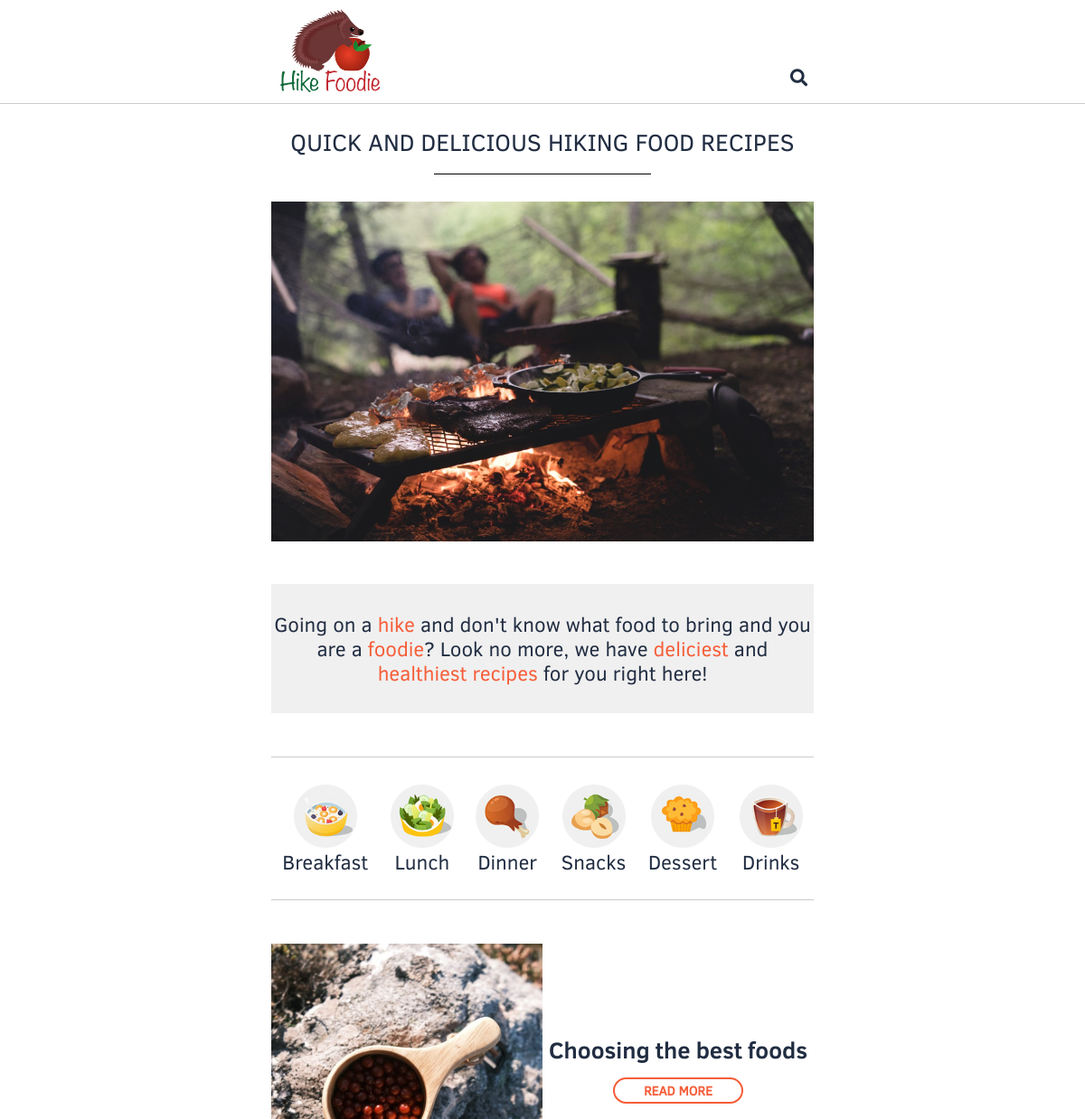
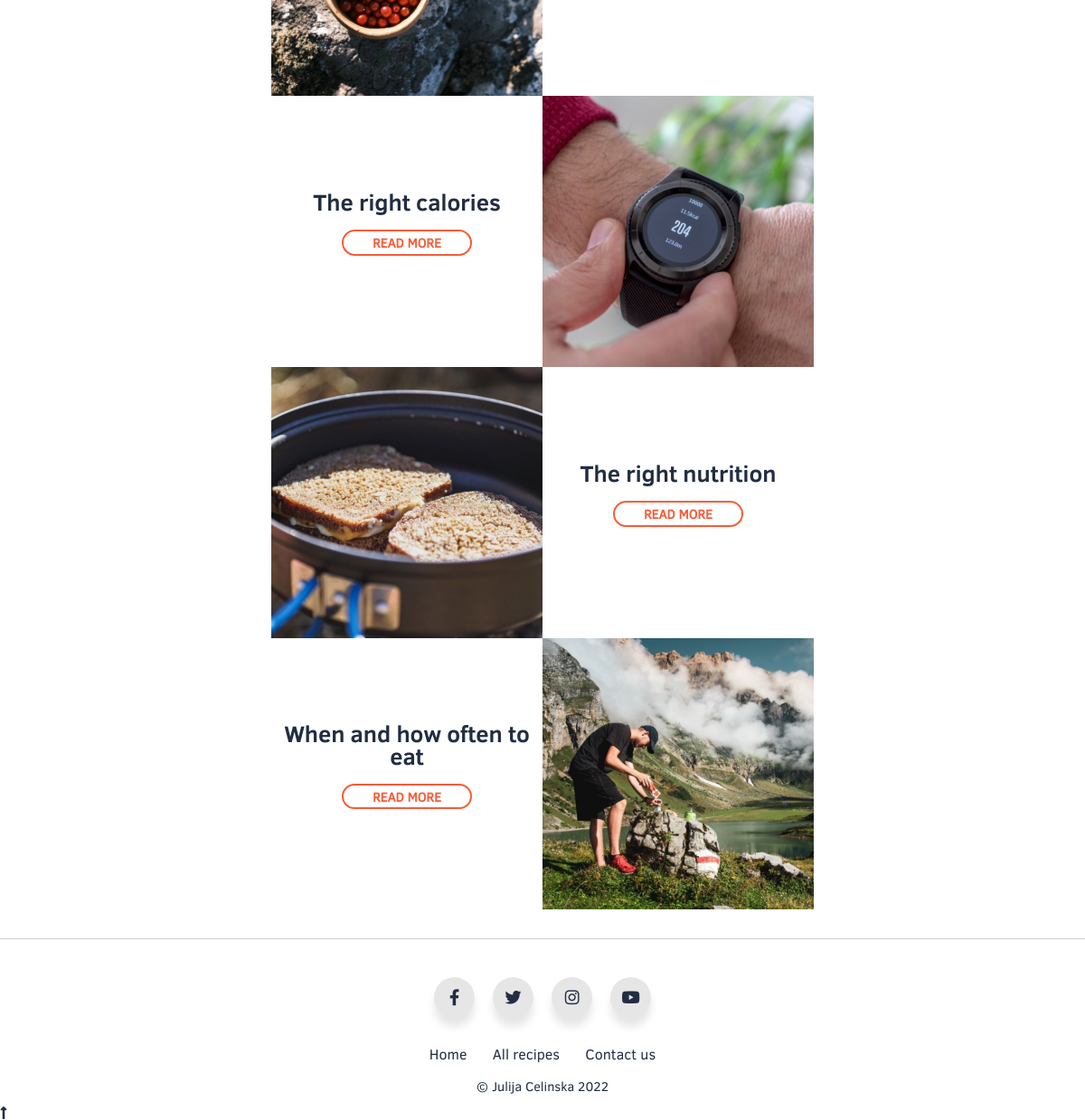
The page / on the database its author committed (2 pictures, top to bottom).
### tables this page shows
CREATE TABLE `images` (
  `image_id` INT(30) NOT NULL AUTO_INCREMENT UNIQUE,
  `image_file_name` VARCHAR(100) NOT NULL,
  `image_description` VARCHAR(100) NULL,
  `image_href` VARCHAR(100) NULL,
  `image_alt` VARCHAR(100) NOT NULL,
  `imagetype_id` INT(30) NOT NULL,
  `content_id` INT(30) NULL,
  PRIMARY KEY (`image_id`),
  FOREIGN KEY(`content_id`) REFERENCES content(`content_id`),
  FOREIGN KEY(`imagetype_id`) REFERENCES imagetype(`imagetype_id`)
);

CREATE TABLE `contentcategorytype` (
  `contentcategorytype_id` INT(30) NOT NULL AUTO_INCREMENT UNIQUE,
  `category_id` INT(30) NOT NULL,
  `content_id` INT(30) NOT NULL,
  `contenttype_id` INT(30) NOT NULL,
  PRIMARY KEY (`contentcategorytype_id`),
  FOREIGN KEY(`category_id`) REFERENCES category(`category_id`),
  FOREIGN KEY(`content_id`) REFERENCES content(`content_id`),
  FOREIGN KEY(`contenttype_id`) REFERENCES contenttype(`contenttype_id`)
);

CREATE TABLE `content` (
  `content_id` INT(30) NOT NULL AUTO_INCREMENT UNIQUE,
  `title` VARCHAR(100) NOT NULL,
  `description` VARCHAR(300) NOT NULL,
  `content` TEXT NOT NULL,
  `content_timestamp` TIMESTAMP DEFAULT CURRENT_TIMESTAMP,
  PRIMARY KEY (`content_id`)
);

### index.php (the view)
<?php
    include 'header.php';
    include "connect.php";
?>
<div class="wrapper">
    <main class="home-page">
        <?php
            $heading_sql = "SELECT content.content_id, content.title, content.description, content.content, category.category_name, contentcategorytype.contenttype_id
            FROM `contentcategorytype`
                INNER JOIN content ON content.content_id=contentcategorytype.content_id
                INNER JOIN category ON category.category_id=contentcategorytype.category_id
                INNER JOIN contenttype ON contenttype.contenttype_id=contentcategorytype.contenttype_id
            WHERE category.category_id = '1' AND contentcategorytype.contenttype_id = '1' LIMIT 1";
            $heading_result = mysqli_query($connection ,$heading_sql) or die("Home page query failed");
            $heading_result_fetch = mysqli_fetch_array($heading_result);
            $heading_h1 = '';
            $heading_h2 = '';
            if(mysqli_num_rows($heading_result) > 0)
            {
                $heading_h1 = $heading_result_fetch['title'];
                $heading_h2 = $heading_result_fetch['content'];
            }
            echo '<div class="heading"><h1>'.$heading_h1.'</h1></div>';
        ?>
        <?php
            $images_sql = "SELECT image_file_name, image_href, image_alt FROM `images`
                            WHERE imagetype_id = 5 LIMIT 1";
            $images_result = mysqli_query($connection ,$images_sql) or die("Query failed");
            $images_result_fetch = mysqli_fetch_array($images_result);
            if(mysqli_num_rows($images_result) > 0)
            {
                echo '<img src="./images/'.$images_result_fetch['image_file_name'].'" alt="'.$images_result_fetch['image_alt'].'">';
            }
            else
            {
                echo '<img src="./images/image_not_available.png" alt="Image not available error">';
            }
            echo '<h2>'.$heading_h2.'</h2>';
        ?>
        <div class="icon-row">
            <?php
                $icons_sql = "SELECT image_file_name, image_description, image_href, image_alt FROM `images` WHERE imagetype_id = '4'";
                $icons_result = mysqli_query($connection ,$icons_sql) or die("Icons query failed");
                if(mysqli_num_rows($icons_result) > 0)
                {
                    while($row = mysqli_fetch_assoc($icons_result))
                    {
                        echo '<div class="icon">
                        <a href="'.$row['image_href'].'">
                        <img src="./images/'.$row['image_file_name'].'" alt="'.$images_result_fetch['image_alt'].'">
                        </a>
                        <a href="'.$row['image_href'].'">
                        <h3>'.$row['image_description'].'</h3>
                        </a>
                        </div>';
                    }
                }
            ?>
        </div>
        <?php
            $content_sql = "SELECT content.content_id, content.title, content.description, content.content, category.category_name, contentcategorytype.contenttype_id
            FROM `contentcategorytype`
                INNER JOIN content ON content.content_id=contentcategorytype.content_id
                INNER JOIN category ON category.category_id=contentcategorytype.category_id
                INNER JOIN contenttype ON contenttype.contenttype_id=contentcategorytype.contenttype_id
            WHERE category.category_id = '2' AND contentcategorytype.contenttype_id = '3'";
            $content_result = mysqli_query($connection ,$content_sql) or die("Home page query failed");
            if(mysqli_num_rows($content_result) > 0)
            {
                while($row = mysqli_fetch_assoc($content_result))
                {
                    $content_id = $row['content_id'];
                    $images_sql = "SELECT image_file_name, image_alt FROM `images`
                            WHERE content_id = '$content_id' AND imagetype_id = 2 LIMIT 1";
                    $images_result = mysqli_query($connection ,$images_sql) or die("Query failed 1.3");
                    $images_result_fetch = mysqli_fetch_array($images_result);
                    $content_img = '';
                    if(mysqli_num_rows($images_result) > 0)
                    {
                        $content_img = '<div class="column"><img class="home-img" src="./images/'.$images_result_fetch['image_file_name'].'" alt="'.$images_result_fetch['image_alt'].'"></div>';
                    }
                    if ($content_id % 2 != 0)
                    {
                        echo '<div class="row">
                        <div class="column">
                        <h2>'.$row['title'].'</h2>
                        <div class="readmore-button">
                        <a href="detail.php?content_id='.$content_id.'">Read more</a>
                        </div>
                        </div>'
                        .$content_img.
                        '</div>';
                    }
                    else {
                        echo '<div class="row">'
                        .$content_img.
                        '<div class="column">
                        <h2>'.$row['title'].'</h2>
                        <div class="readmore-button">
                        <a href="detail.php?content_id='.$content_id.'">Read more</a>
                        </div>
                        </div>
                        </div>';
                    }
                }
            }
        ?>
    </main>
</div>
<?php include 'footer.php'; ?>

### header.php (shortened to what this page needs)
<!DOCTYPE html>
<html lang="en">
    <head>
        <link rel="stylesheet" href="style/style.css?version=38">
        <link rel="stylesheet" href="https://cdnjs.cloudflare.com/ajax/libs/font-awesome/4.7.0/css/font-awesome.min.css">
        <link rel='stylesheet' href='https://cdnjs.cloudflare.com/ajax/libs/font-awesome/5.15.1/css/all.min.css'>
    </head>
	<body>
        <header id="header-1" class="header">
            <div class="container">
                <?php
                    include 'connect.php';
                    $images_sql = "SELECT image_file_name, image_href, image_alt FROM `images`
                                    WHERE imagetype_id = 1 LIMIT 1";
                    $images_result = mysqli_query($connection ,$images_sql) or die("Query failed");
                    $images_result_fetch = mysqli_fetch_array($images_result);
                    if(mysqli_num_rows($images_result) > 0)
                    {
                        echo '<a href="'.$images_result_fetch['image_href'].'"><img src="./images/'.$images_result_fetch['image_file_name'].'" alt="'.$images_result_fetch['image_alt'].'"></a>';
                    }
                    else
                    {
                        echo '<a href="'.$images_result_fetch['image_href'].'"><img src="./images/image_not_available.png" alt="Image not available error"></a>';
                    }
                ?>
                <div class="search-form-container">
                    <form class="search-form" action="./search.php" autocomplete="on">
                        <input id="search" name="search" type="text" placeholder="What are you looking for?">
                        <button class="search-button" type="submit"><i class="fa fa-search fa-2x"></i></button>
                    </form>
                </div>
            </div>
        </header>

### style/style.css (style rules this page uses)
html, body, div, span, applet, object, iframe, h1, h2, h3, h4, h5, h6, p, blockquote, pre, a, abbr, acronym, address, big, cite, code, del, dfn, em, img, ins, kbd, q, s, samp, small, strike, strong, sub, sup, tt, var, b, u, i, center, dl, dt, dd, ol, ul, li, fieldset, form, label, legend, table, caption, tbody, tfoot, thead, tr, th, td, article, aside, canvas, details, embed, figure, figcaption, footer, header, hgroup, menu, nav, output, ruby, section, summary, time, mark, audio, video { margin: 0; padding: 0; border: 0; font-size: 100%; font: inherit; vertical-align: baseline; }
article, aside, details, figcaption, figure, footer, header, hgroup, menu, nav, section { display: block; }
body { line-height: 1; }
body, html { max-width: 3000px; min-height: 100vh; margin: auto; font-family: ClearSansRegular; color: #212d42; display: flex; flex-direction: column; width: 100vw; }
main { padding-bottom: 2em; }
main, .container { width: 90vw; margin: auto; }
.heading { z-index : -1; position: relative; font-size: 1.4em; text-transform: uppercase; text-align: center; padding-top: 1em; line-height: 1.2em; }
.heading::before { content: ""; position: absolute; left: 30%; bottom: -20px; width: 40%; border-bottom: 1px solid #000; }
.home-page > h2 { font-size: 1.4em; margin-top: 2em; text-align: center; background-color: #f0f0f0; padding: 1.4em 0; line-height: 1.2em; }
.home-page > h2 > span { color: #f65d38; }
.home-page > img { width: 100%; padding-top: 50px; }
header { background-color: #fff; border-bottom: 1px solid #cccccc; position: sticky; top: 0; }
header a { text-decoration: none; }
header img { width: 110px; padding: 10px; height: auto; }
.row { display: flex; flex-direction: row; flex-wrap: wrap; width: 100%; }
.column { display: flex; align-items: center; text-align: center; margin: auto; flex-direction: column; flex-basis: 100%; flex: 1; }
.icon { padding: 30px 0; flex: 1; text-align: center; flex-basis: 50%; }
.icon h3 { font-size: 1.4em; margin-top: 0.1em; }
.icon-row { display: flex; flex-direction: row; flex-wrap: wrap; width: 100%; justify-content: center; border-top: 1px solid #cccccc; border-bottom: 1px solid #cccccc; margin: 3em 0; }
.icon img { height: 70px; }
.readmore-button, .goback-button { width: 100px; font-size: 0.9em; display: inline-block; text-align: center; text-transform: uppercase; text-decoration: none; font-weight: 700; margin: 1.4em 0; padding: 5px 20px; outline: 2px solid #f65d38; border-radius: 14px; }
.readmore-button > a, .goback-button > a { color: #f65d38; text-decoration: none; }
.home-img { width: 100%; }
.column > h2 { font-size: 1.2em; font-family: ClearSansBold; }
.icon > a, .icon > a:hover, .icon > a:visited, .icon > a:focus, .icon > a:active { text-decoration: inherit; color: inherit; }
.search-form-container { width: 100%; text-align: center; display: flex; justify-content: center; align-items: center; flex-direction: column; }
.search-form input[type=text] { height: 27px;; font-size: 0.8em; border: none; float: left; background: #f0f0f0; }
.search-button { height: 29px; background: #f65d38; color: #fff; font-size: 0.6em; border: none; cursor: pointer; }
.search-form { display: inline-block; padding-bottom: 0.6em; }
.container { display: flex; flex-direction: column; align-items: center; }
@media (min-width: 280px) { .column > h2 { font-size: 1em; } }
@media (min-width: 320px) { .icon { flex-basis: 33%; } }
@media (min-width: 768px) { main, .container { width: 60vw; } }
@media (min-width: 768px) { .heading { font-size: 2.2vw; } }
@media (min-width: 768px) { .column > h2 { font-size: 2.4vw; } }
@media (min-width: 768px) { .icon { flex-basis: auto; } }
@media (min-width: 768px) { .search-form input[type="text"] { height: 33px; font-size: 1.4em; display: inline-block; border: none; outline: none; padding: 3px; padding-right: 30px; width: 0px; position: absolute; bottom: 10px; right: 0; background: none; z-index: 3; transition: width .4s cubic-bezier(0.000, 0.795, 0.000, 1.000); cursor: pointer; } }
@media (min-width: 768px) { .container { flex-direction: row; justify-content: space-between; position: relative; } }
@media (min-width: 768px) { .search-button { height: 37px; width: 33px; position: absolute; bottom: 10px; right: 0; border: none; background: none; } }
@media (min-width: 768px) { .fa-search { color: #212d42; } }
@media (min-width: 992px) { main, .container { width: 50vw; } }
@media (min-width: 992px) { .column > h2 { font-size: 1.6em; } }

### rows shown on the page
images: image_file_name (picture)
contentcategorytype: content.title "QUICK AND DELICIOUS HIKING FOOD RECIPES", content.content "Going on a hike and don't know what food to bring and you are a foodie ? Look no more, we have deliciest and healthiest recipes for you right here!"
images: image_file_name (picture)
images: image_file_name (picture), image_description "Breakfast"
images: image_file_name (picture), image_description "Lunch"
images: image_file_name (picture), image_description "Dinner"
images: image_file_name (picture), image_description "Snacks"
images: image_file_name (picture), image_description "Dessert"
images: image_file_name (picture), image_description "Drinks"
contentcategorytype: images.image_file_name (picture), content.title "Choosing the best foods"
contentcategorytype: content.title "The right calories", images.image_file_name (picture)
contentcategorytype: images.image_file_name (picture), content.title "The right nutrition"
contentcategorytype: content.title "When and how often to eat", images.image_file_name (picture)
